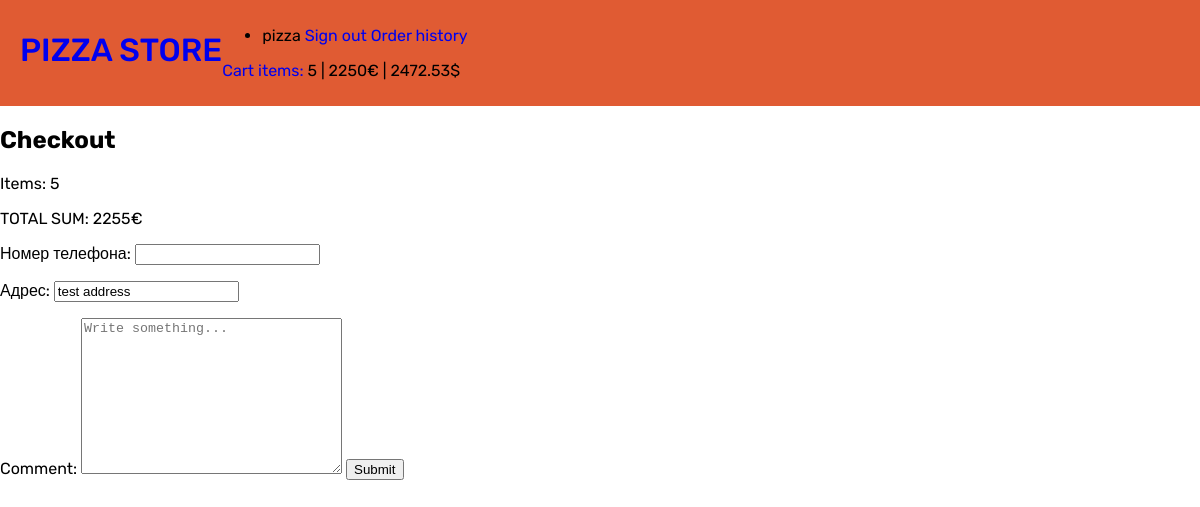
Before: /checkout (signed in) with the older database file.
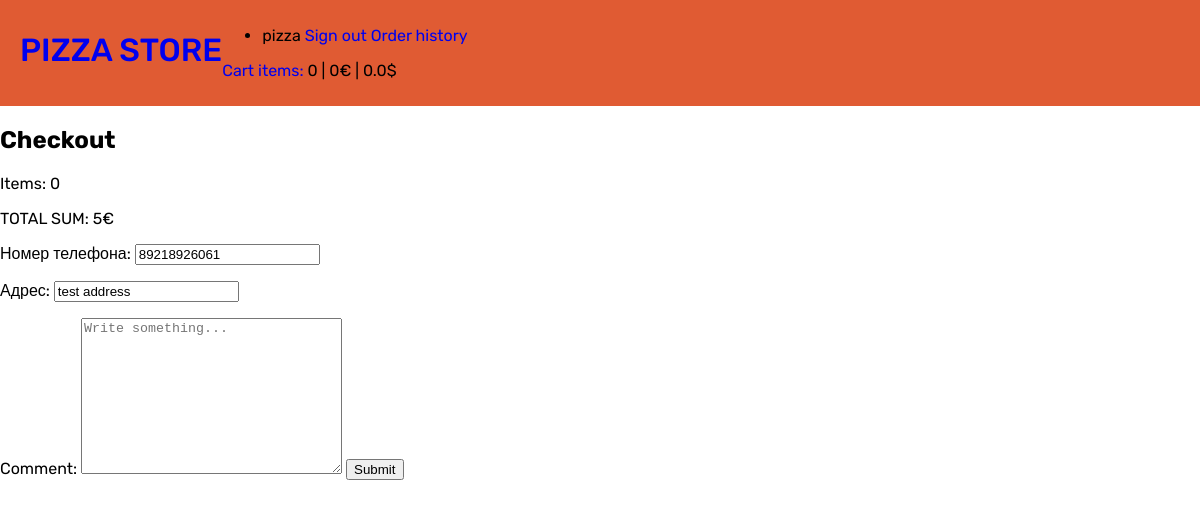
After: the same page with the newer database file.
### pizza_store_app/models.py (models this page shows, shortened)
class Customer(models.Model):
    user = models.OneToOneField(User, on_delete=models.CASCADE, )
    phone = models.CharField(verbose_name='Номер телефона', max_length=20)
    address = models.CharField(verbose_name='Адрес', max_length=1024)
    class Meta:
        verbose_name = 'покупатель'
        verbose_name_plural = 'покупатели'

### pizza_store_app/views.py (the view, shortened to what this page needs)
# urls.py: path('checkout', views.checkout, name='checkout'),
@login_required()
def checkout(request):
    customer = request.user.customer
    customer_form = CustomerForm(instance=customer)
    cart_info = get_user_cart_info(request.user)
    context = {
        'cart_info': get_user_cart_info(request.user),
        'form': customer_form,
    }
    return render(request, 'pizza_store_app/order.html', context)

### pizza_store_app/forms.py
class CustomerForm(forms.ModelForm):
    class Meta:
        model = Customer
        fields = ['phone', 'address']

### pizza_store_app/views.py (called while the page is built)
def get_usd_price(eur_price):
    return round(eur_price / DOLLAR_TO_EURO_RATE, 2)

### pizza_store_app/templates/pizza_store_app/order.html (shortened to what this page needs)
{% extends 'base.html' %}
{% block content %}
    <h2>Checkout</h2>
    <p>Items: {{ cart_info.counter }}</p>
    <p>TOTAL SUM: {{ cart_info.total_price_eur }}€</p>
    <form action="{% url 'pizza_store_app:checkout' %}" method="post">
        {{ form.as_p }}
        <label for="order_comment">
            Comment:
            <textarea name="order_comment" id="order_comment" cols="30" rows="10" placeholder="Write something..."></textarea>
        </label>
        <button type="submit">Submit</button>
    </form>
{% endblock %}

### templates/base.html (shortened to what this page needs)
{% load static %}
<!DOCTYPE html>
<html lang="en">
<head>
    <link rel="stylesheet" href="{% static 'css/style.css' %}">
</head>
<body>
<header class="page-header">
    <h1 class="page-header__title"><a href="{% url 'pizza_store_app:catalog' %}">PIZZA STORE</a></h1>
    <nav class="page-header__nav auth-nav">
        <ul class="auth-nav__list">
            {% if user.username %}
                <li class="auth-nav__item">
                    <span class="auth-nav__username">{{ user.username }}</span>
                    <a class="auth-nav__link" href="{% url 'loginsys_app:logout' %}">Sign out</a>
                    <a class="auth-nav__link" href="{% url 'pizza_store_app:order_history' %}">Order history</a>
                </li>
            {% endif %}
        </ul>
        <p><a href="{% url 'pizza_store_app:cart' %}">Cart items:</a> {{ cart_info.counter }} | {{ cart_info.cart_total_eur }}€ | {{ cart_info.cart_total_usd }}$</p>
    </nav>
</header>
<main class="content">
    {% block content %}{% endblock %}
</main>
</body>
</html>

Changed rows visible on the page:
changed Customer "test address": phone (not shown) → "89218926061"
Other visible differences:
{{ cart_info.counter }}: "5" → "0"
{{ cart_info.cart_total_eur }}: "2250" → "0"
{{ cart_info.cart_total_usd }}: "2472.53" → "0.0"
{{ cart_info.total_price_eur }}: "2255" → "5"
